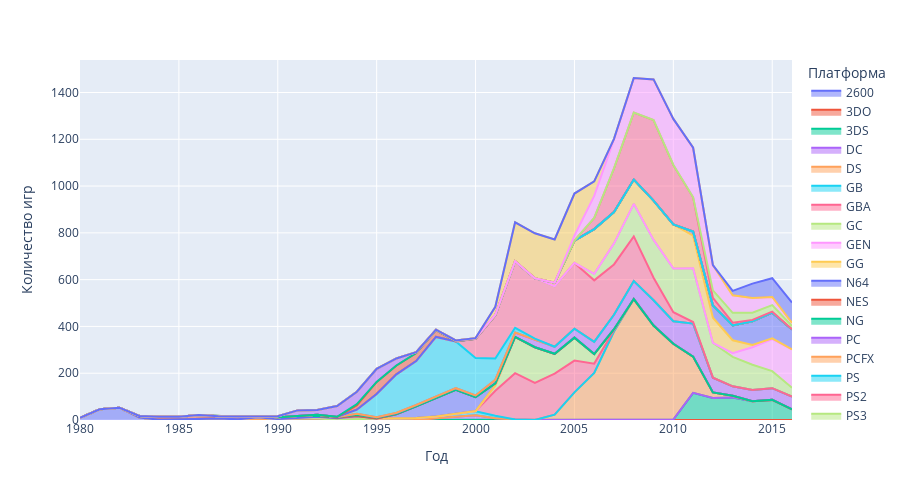

Here is the notebook cell this chart was saved with:
### Markdown cell above
Как видно по графику, пик количества выпущенных игр пришелся на 2005 - 2010 годы. В более поздний период наблюдается некоторый спад по выходу новых игр. Стоит также учесть, что данные за 2016 год - неполные.

Посмотрим, какой вклад в количество выходящих игр вносят различные консоли:

### Code cell
games_by_platform = games.groupby(['platform', 'year_of_release'])['name'].count().reset_index().fillna(0)
fig1 = px.area(games_by_platform, x = 'year_of_release', y = 'name', color = 'platform', height = 500,
              labels = {'name': 'Количество игр', 'year_of_release': 'Год', 'platform': 'Платформа'})
fig1.show()

### Figure 1 — Plotly figure (JSON) as saved in the notebook; plotly's stock layout.template omitted (floating-point values rounded to 4 significant figures)
{"data": [{"hovertemplate": "Платформа=2600<br>Год=%{x}<br>Количество игр=%{y}<extra></extra>", "legendgroup": "2600", "line": {"color": "#636efa"}, "mode": "lines", "name": "2600", "orientation": "v", "showlegend": true, "stackgroup": "1", "type": "scatter", "x": [1980, 1981, 1982, 1983, 1984, 1985, 1986, 1987, 1988, 1989, 2002], "xaxis": "x", "y": [9, 46, 52, 11, 1, 1, 2, 6, 2, 2, 1], "yaxis": "y"}, {"hovertemplate": "Платформа=3DO<br>Год=%{x}<br>Количество игр=%{y}<extra></extra>", "legendgroup": "3DO", "line": {"color": "#EF553B"}, "mode": "lines", "name": "3DO", "orientation": "v", "showlegend": true, "stackgroup": "1", "type": "scatter", "x": [1994, 1995], "xaxis": "x", "y": [1, 2], "yaxis": "y"}, {"hovertemplate": "Платформа=3DS<br>Год=%{x}<br>Количество игр=%{y}<extra></extra>", "legendgroup": "3DS", "line": {"color": "#00cc96"}, "mode": "lines", "name": "3DS", "orientation": "v", "showlegend": true, "stackgroup": "1", "type": "scatter", "x": [2010, 2011, 2012, 2013, 2014, 2015, 2016], "xaxis": "x", "y": [2, 116, 94, 96, 80, 86, 46], "yaxis": "y"}, {"hovertemplate": "Платформа=DC<br>Год=%{x}<br>Количество игр=%{y}<extra></extra>", "legendgroup": "DC", "line": {"color": "#ab63fa"}, "mode": "lines", "name": "DC", "orientation": "v", "showlegend": true, "stackgroup": "1", "type": "scatter", "x": [1998, 1999, 2000, 2001, 2002, 2007, 2008], "xaxis": "x", "y": [7, 14, 20, 8, 1, 1, 1], "yaxis": "y"}, {"hovertemplate": "Платформа=DS<br>Год=%{x}<br>Количество игр=%{y}<extra></extra>", "legendgroup": "DS", "line": {"color": "#FFA15A"}, "mode": "lines", "name": "DS", "orientation": "v", "showlegend": true, "stackgroup": "1", "type": "scatter", "x": [1985, 2004, 2005, 2006, 2007, 2008, 2009, 2010, 2011, 2012, 2013], "xaxis": "x", "y": [1, 23, 118, 201, 377, 516, 404, 324, 155, 24, 8], "yaxis": "y"}, {"hovertemplate": "Платформа=GB<br>Год=%{x}<br>Количество игр=%{y}<extra></extra>", "legendgroup": "GB", "line": {"color": "#19d3f3"}, "mode": "lines", "name": "GB", "orientation": "v", "showlegend": true, "stackgroup": "1", "type": "scatter", "x": [1988, 1989, 1990, 1991, 1992, 1994, 1995, 1996, 1997, 1998, 1999, 2000, 2001], "xaxis": "x", "y": [1, 10, 3, 9, 7, 3, 4, 6, 9, 8, 11, 17, 10], "yaxis": "y"}, {"hovertemplate": "Платформа=GBA<br>Год=%{x}<br>Количество игр=%{y}<extra></extra>", "legendgroup": "GBA", "line": {"color": "#FF6692"}, "mode": "lines", "name": "GBA", "orientation": "v", "showlegend": true, "stackgroup": "1", "type": "scatter", "x": [2000, 2001, 2002, 2003, 2004, 2005, 2006, 2007], "xaxis": "x", "y": [1, 107, 198, 159, 175, 136, 40, 6], "yaxis": "y"}, {"hovertemplate": "Платформа=GC<br>Год=%{x}<br>Количество игр=%{y}<extra></extra>", "legendgroup": "GC", "line": {"color": "#B6E880"}, "mode": "lines", "name": "GC", "orientation": "v", "showlegend": true, "stackgroup": "1", "type": "scatter", "x": [2001, 2002, 2003, 2004, 2005, 2006, 2007], "xaxis": "x", "y": [23, 154, 152, 84, 98, 41, 4], "yaxis": "y"}, {"hovertemplate": "Платформа=GEN<br>Год=%{x}<br>Количество игр=%{y}<extra></extra>", "legendgroup": "GEN", "line": {"color": "#FF97FF"}, "mode": "lines", "name": "GEN", "orientation": "v", "showlegend": true, "stackgroup": "1", "type": "scatter", "x": [1990, 1991, 1992, 1993, 1994], "xaxis": "x", "y": [1, 1, 6, 7, 12], "yaxis": "y"}, {"hovertemplate": "Платформа=GG<br>Год=%{x}<br>Количество игр=%{y}<extra></extra>", "legendgroup": "GG", "line": {"color": "#FECB52"}, "mode": "lines", "name": "GG", "orientation": "v", "showlegend": true, "stackgroup": "1", "type": "scatter", "x": [1992], "xaxis": "x", "y": [1], "yaxis": "y"}, {"hovertemplate": "Платформа=N64<br>Год=%{x}<br>Количество игр=%{y}<extra></extra>", "legendgroup": "N64", "line": {"color": "#636efa"}, "mode": "lines", "name": "N64", "orientation": "v", "showlegend": true, "stackgroup": "1", "type": "scatter", "x": [1996, 1997, 1998, 1999, 2000, 2001, 2002, 2004], "xaxis": "x", "y": [18, 49, 77, 104, 60, 9, 1, 1], "yaxis": "y"}, {"hovertemplate": "Платформа=NES<br>Год=%{x}<br>Количество игр=%{y}<extra></extra>", "legendgroup": "NES", "line": {"color": "#EF553B"}, "mode": "lines", "name": "NES", "orientation": "v", "showlegend": true, "stackgroup": "1", "type": "scatter", "x": [1983, 1984, 1985, 1986, 1987, 1988, 1989, 1990, 1991, 1992, 1993, 1994], "xaxis": "x", "y": [6, 13, 11, 19, 10, 11, 5, 8, 7, 3, 4, 1], "yaxis": "y"}, {"hovertemplate": "Платформа=NG<br>Год=%{x}<br>Количество игр=%{y}<extra></extra>", "legendgroup": "NG", "line": {"color": "#00cc96"}, "mode": "lines", "name": "NG", "orientation": "v", "showlegend": true, "stackgroup": "1", "type": "scatter", "x": [1993, 1994, 1995, 1996], "xaxis": "x", "y": [2, 4, 4, 2], "yaxis": "y"}, {"hovertemplate": "Платформа=PC<br>Год=%{x}<br>Количество игр=%{y}<extra></extra>", "legendgroup": "PC", "line": {"color": "#ab63fa"}, "mode": "lines", "name": "PC", "orientation": "v", "showlegend": true, "stackgroup": "1", "type": "scatter", "x": [1985, 1988, 1992, 1994, 1995, 1996, 1997, 1998, 1999, 2000, 2001, 2002, 2003, 2004, 2005, 2006, 2007, 2008, 2009, 2010, 2011, 2012, 2013, 2014, 2015, 2016], "xaxis": "x", "y": [1, 1, 5, 6, 2, 4, 6, 8, 7, 7, 15, 19, 34, 30, 38, 52, 62, 77, 108, 96, 141, 63, 40, 48, 50, 54], "yaxis": "y"}, {"hovertemplate": "Платформа=PCFX<br>Год=%{x}<br>Количество игр=%{y}<extra></extra>", "legendgroup": "PCFX", "line": {"color": "#FFA15A"}, "mode": "lines", "name": "PCFX", "orientation": "v", "showlegend": true, "stackgroup": "1", "type": "scatter", "x": [1996], "xaxis": "x", "y": [1], "yaxis": "y"}, {"hovertemplate": "Платформа=PS<br>Год=%{x}<br>Количество игр=%{y}<extra></extra>", "legendgroup": "PS", "line": {"color": "#19d3f3"}, "mode": "lines", "name": "PS", "orientation": "v", "showlegend": true, "stackgroup": "1", "type": "scatter", "x": [1994, 1995, 1996, 1997, 1998, 1999, 2000, 2001, 2002, 2003], "xaxis": "x", "y": [17, 99, 164, 188, 255, 200, 160, 91, 20, 3], "yaxis": "y"}, {"hovertemplate": "Платформа=PS2<br>Год=%{x}<br>Количество игр=%{y}<extra></extra>", "legendgroup": "PS2", "line": {"color": "#FF6692"}, "mode": "lines", "name": "PS2", "orientation": "v", "showlegend": true, "stackgroup": "1", "type": "scatter", "x": [2000, 2001, 2002, 2003, 2004, 2005, 2006, 2007, 2008, 2009, 2010, 2011], "xaxis": "x", "y": [82, 185, 285, 258, 259, 281, 263, 215, 191, 96, 39, 7], "yaxis": "y"}, {"hovertemplate": "Платформа=PS3<br>Год=%{x}<br>Количество игр=%{y}<extra></extra>", "legendgroup": "PS3", "line": {"color": "#B6E880"}, "mode": "lines", "name": "PS3", "orientation": "v", "showlegend": true, "stackgroup": "1", "type": "scatter", "x": [2005, 2006, 2007, 2008, 2009, 2010, 2011, 2012, 2013, 2014, 2015, 2016], "xaxis": "x", "y": [1, 28, 90, 139, 162, 187, 230, 149, 126, 108, 73, 38], "yaxis": "y"}, {"hovertemplate": "Платформа=PS4<br>Год=%{x}<br>Количество игр=%{y}<extra></extra>", "legendgroup": "PS4", "line": {"color": "#FF97FF"}, "mode": "lines", "name": "PS4", "orientation": "v", "showlegend": true, "stackgroup": "1", "type": "scatter", "x": [2013, 2014, 2015, 2016], "xaxis": "x", "y": [16, 75, 137, 164], "yaxis": "y"}, {"hovertemplate": "Платформа=PSP<br>Год=%{x}<br>Количество игр=%{y}<extra></extra>", "legendgroup": "PSP", "line": {"color": "#FECB52"}, "mode": "lines", "name": "PSP", "orientation": "v", "showlegend": true, "stackgroup": "1", "type": "scatter", "x": [2004, 2005, 2006, 2007, 2008, 2009, 2010, 2011, 2012, 2013, 2014, 2015], "xaxis": "x", "y": [15, 95, 191, 134, 104, 168, 188, 139, 107, 55, 10, 3], "yaxis": "y"}, {"hovertemplate": "Платформа=PSV<br>Год=%{x}<br>Количество игр=%{y}<extra></extra>", "legendgroup": "PSV", "line": {"color": "#636efa"}, "mode": "lines", "name": "PSV", "orientation": "v", "showlegend": true, "stackgroup": "1", "type": "scatter", "x": [2011, 2012, 2013, 2014, 2015, 2016], "xaxis": "x", "y": [18, 53, 63, 101, 110, 85], "yaxis": "y"}, {"hovertemplate": "Платформа=SAT<br>Год=%{x}<br>Количество игр=%{y}<extra></extra>", "legendgroup": "SAT", "line": {"color": "#EF553B"}, "mode": "lines", "name": "SAT", "orientation": "v", "showlegend": true, "stackgroup": "1", "type": "scatter", "x": [1994, 1995, 1996, 1997, 1998, 1999], "xaxis": "x", "y": [19, 52, 38, 34, 29, 1], "yaxis": "y"}, {"hovertemplate": "Платформа=SCD<br>Год=%{x}<br>Количество игр=%{y}<extra></extra>", "legendgroup": "SCD", "line": {"color": "#00cc96"}, "mode": "lines", "name": "SCD", "orientation": "v", "showlegend": true, "stackgroup": "1", "type": "scatter", "x": [1993, 1994], "xaxis": "x", "y": [1, 5], "yaxis": "y"}, {"hovertemplate": "Платформа=SNES<br>Год=%{x}<br>Количество игр=%{y}<extra></extra>", "legendgroup": "SNES", "line": {"color": "#ab63fa"}, "mode": "lines", "name": "SNES", "orientation": "v", "showlegend": true, "stackgroup": "1", "type": "scatter", "x": [1990, 1991, 1992, 1993, 1994, 1995, 1996, 1997, 1998, 1999], "xaxis": "x", "y": [4, 24, 21, 46, 53, 54, 30, 4, 2, 1], "yaxis": "y"}, {"hovertemplate": "Платформа=TG16<br>Год=%{x}<br>Количество игр=%{y}<extra></extra>", "legendgroup": "TG16", "line": {"color": "#FFA15A"}, "mode": "lines", "name": "TG16", "orientation": "v", "showlegend": true, "stackgroup": "1", "type": "scatter", "x": [1995], "xaxis": "x", "y": [2], "yaxis": "y"}, {"hovertemplate": "Платформа=WS<br>Год=%{x}<br>Количество игр=%{y}<extra></extra>", "legendgroup": "WS", "line": {"color": "#19d3f3"}, "mode": "lines", "name": "WS", "orientation": "v", "showlegend": true, "stackgroup": "1", "type": "scatter", "x": [1999, 2000, 2001], "xaxis": "x", "y": [2, 2, 2], "yaxis": "y"}, {"hovertemplate": "Платформа=Wii<br>Год=%{x}<br>Количество игр=%{y}<extra></extra>", "legendgroup": "Wii", "line": {"color": "#FF6692"}, "mode": "lines", "name": "Wii", "orientation": "v", "showlegend": true, "stackgroup": "1", "type": "scatter", "x": [2006, 2007, 2008, 2009, 2010, 2011, 2012, 2013, 2014, 2015, 2016], "xaxis": "x", "y": [48, 187, 286, 344, 254, 146, 32, 12, 6, 4, 1], "yaxis": "y"}, {"hovertemplate": "Платформа=WiiU<br>Год=%{x}<br>Количество игр=%{y}<extra></extra>", "legendgroup": "WiiU", "line": {"color": "#B6E880"}, "mode": "lines", "name": "WiiU", "orientation": "v", "showlegend": true, "stackgroup": "1", "type": "scatter", "x": [2012, 2013, 2014, 2015, 2016], "xaxis": "x", "y": [32, 42, 31, 28, 14], "yaxis": "y"}, {"hovertemplate": "Платформа=X360<br>Год=%{x}<br>Количество игр=%{y}<extra></extra>", "legendgroup": "X360", "line": {"color": "#FF97FF"}, "mode": "lines", "name": "X360", "orientation": "v", "showlegend": true, "stackgroup": "1", "type": "scatter", "x": [2005, 2006, 2007, 2008, 2009, 2010, 2011, 2012, 2013, 2014, 2015, 2016], "xaxis": "x", "y": [21, 94, 123, 147, 174, 197, 212, 108, 75, 63, 35, 13], "yaxis": "y"}, {"hovertemplate": "Платформа=XB<br>Год=%{x}<br>Количество игр=%{y}<extra></extra>", "legendgroup": "XB", "line": {"color": "#FECB52"}, "mode": "lines", "name": "XB", "orientation": "v", "showlegend": true, "stackgroup": "1", "type": "scatter", "x": [2000, 2001, 2002, 2003, 2004, 2005, 2006, 2007, 2008], "xaxis": "x", "y": [1, 34, 166, 192, 185, 180, 62, 3, 1], "yaxis": "y"}, {"hovertemplate": "Платформа=XOne<br>Год=%{x}<br>Количество игр=%{y}<extra></extra>", "legendgroup": "XOne", "line": {"color": "#636efa"}, "mode": "lines", "name": "XOne", "orientation": "v", "showlegend": true, "stackgroup": "1", "type": "scatter", "x": [2013, 2014, 2015, 2016], "xaxis": "x", "y": [19, 61, 80, 87], "yaxis": "y"}], "layout": {"height": 500, "legend": {"title": {"text": "Платформа"}, "tracegroupgap": 0}, "margin": {"t": 60}, "xaxis": {"anchor": "y", "domain": [0, 1], "title": {"text": "Год"}}, "yaxis": {"anchor": "x", "domain": [0, 1], "title": {"text": "Количество игр"}}}}
